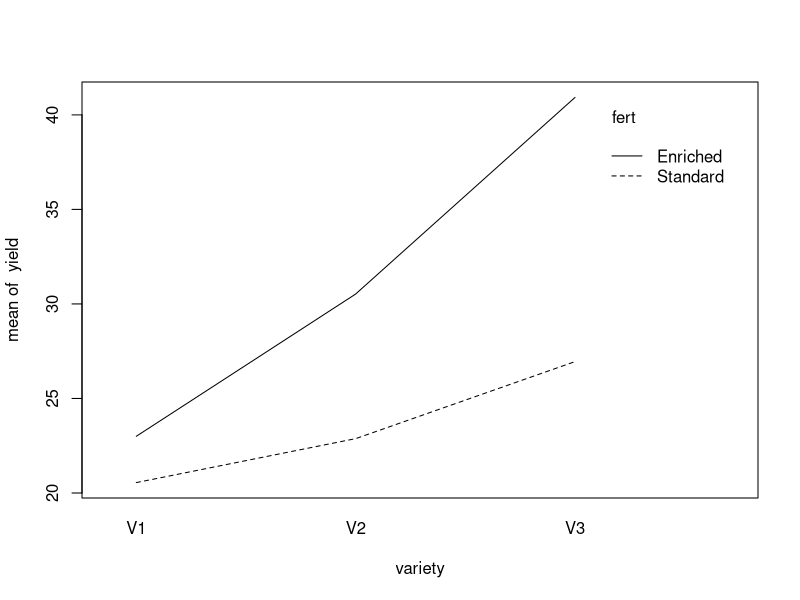
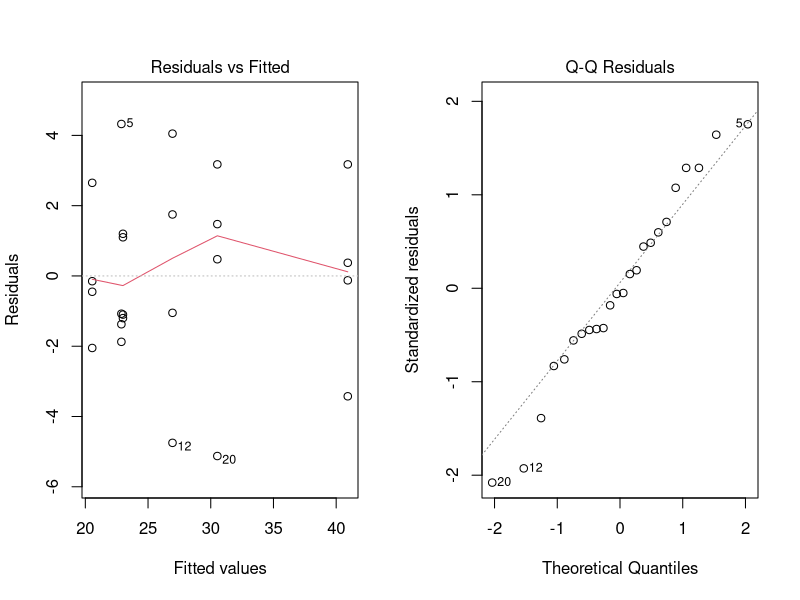

These figures' R source, in order:
## ---- chunk 1
set.seed(2701)
r <- 4
mu <- matrix(c(20, 24, 26, 21, 30, 40), nrow = 2, byrow = TRUE)   # true cell means
d <- expand.grid(rep = 1:r, variety = c("V1", "V2", "V3"), fert = c("Standard", "Enriched"))
d$fert <- factor(d$fert, levels = c("Standard", "Enriched"))
d$yield <- round(mu[cbind(as.integer(d$fert), as.integer(d$variety))] + rnorm(nrow(d), 0, 2.5), 1)
with(d, tapply(yield, list(fert, variety), mean))          # cell means
with(d, interaction.plot(variety, fert, yield))
## ---- chunk 2
fit <- aov(yield ~ fert * variety, data = d)
summary(fit)               # F_A = 47.68, F_B = 36.95, F_AB = 8.22 on 2 and 18 df
qf(0.95, c(1, 2), 18)      # 4.41, 3.55
## ---- chunk 3
y <- d$yield; a <- 2; b <- 3
gm <- mean(y); mi <- tapply(y, d$fert, mean); mj <- tapply(y, d$variety, mean)
mij <- tapply(y, list(d$fert, d$variety), mean)
SSA <- b * r * sum((mi - gm)^2); SSB <- a * r * sum((mj - gm)^2)
SSAB <- r * sum((mij - outer(mi, rep(1, b)) - outer(rep(1, a), mj) + gm)^2)
SSE <- sum((y - mij[cbind(as.integer(d$fert), as.integer(d$variety))])^2)
c(SSA = SSA, SSB = SSB, SSAB = SSAB, SSE = SSE, SST = sum((y - gm)^2))
## ---- chunk 4
summary(aov(yield ~ fert + variety, data = d))
## ---- chunk 5
mse <- summary(fit)[[1]][4, 3]
c(B = qtukey(0.95, 3, 18) * sqrt(mse / 8), A = qtukey(0.95, 2, 18) * sqrt(mse / 12),
  cells = qtukey(0.95, 6, 18) * sqrt(mse / 4))       # 3.63, 2.44, 6.40
TukeyHSD(fit, "variety")
TukeyHSD(fit, "fert:variety")
## ---- chunk 6
par(mfrow = c(1, 2)); plot(fit, which = 1:2); par(mfrow = c(1, 1))
shapiro.test(residuals(fit))                                   # p = 0.74
bartlett.test(yield ~ interaction(fert, variety), data = d)    # p = 0.63
## ---- chunk 7
co <- subset(CO2, conc == 675)
summary(aov(uptake ~ Type * Treatment, data = co))             # F_AB = 6.18 on 1 and 8 df
with(co, tapply(uptake, list(Type, Treatment), mean))
qf(0.95, 1, 8)                                                 # 5.32
## ---- chunk 8
SS <- c(A = 120, B = 180, AB = 90); df <- c(2, 3, 6); mse <- 144 / 12
Fs <- (SS / df) / mse
rbind(F = Fs, crit = qf(0.95, df, 12), p = pf(Fs, df, 12, lower.tail = FALSE))
